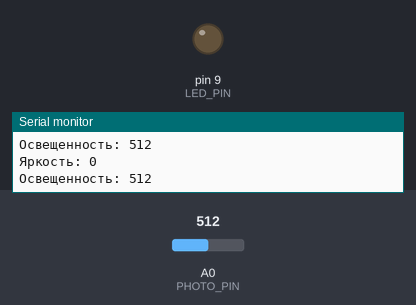
Recording of a sketch running on a simulated Arduino Uno, built with avr-gcc and run on an emulated ATmega328P. Parts: output pins drawn as LEDs (lit = HIGH), the last lines printed to the serial monitor. The test bench sets the inputs (shaded band); at power-on: A0 (PHOTO_PIN) = 512.

Above: at 1.2 s.
1.3 s: A0 (PHOTO_PIN) set to 491
At 1.45 s:
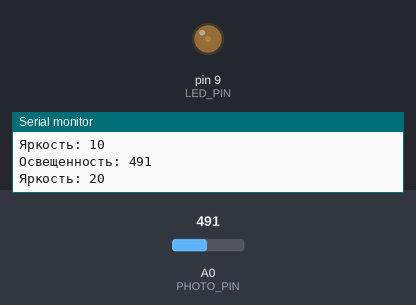
2.9 s: A0 (PHOTO_PIN) set to 306
At 4.6 s:
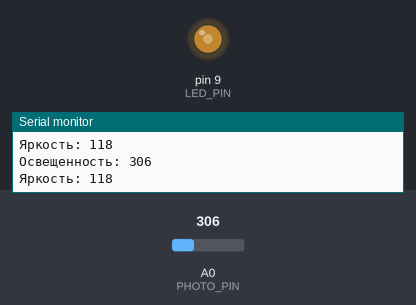
5.9 s: A0 (PHOTO_PIN) set to 20
At 7.0 s:
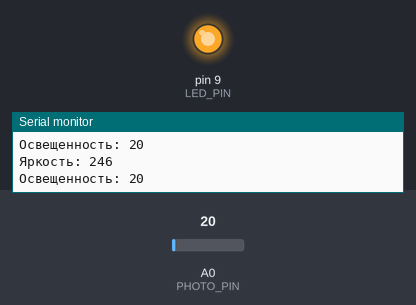
8.9 s: A0 (PHOTO_PIN) set to 122
At 9.09 s:
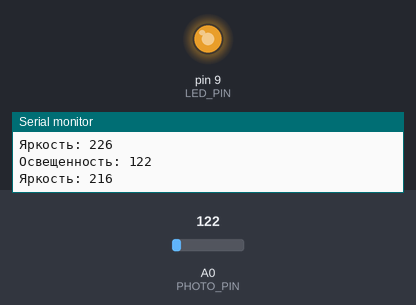
Timing chart, 0 to 11.9 s (numbered marks = the images above; inputs shaded):
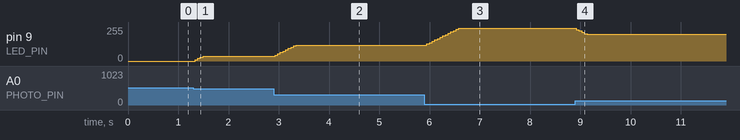

Measured:
- after the input at 1.3 s, pin 9 (LED_PIN): 0/255 → 35/255 at once
- after the input at 2.9 s, pin 9 (LED_PIN): moves from 35/255 to 118/255 over 0.43 s, starting at once
- after the input at 5.9 s, pin 9 (LED_PIN): moves from 118/255 to 246/255 over 0.64 s, starting after 0.05 s
- after the input at 8.9 s, pin 9 (LED_PIN): 246/255 → 201/255 at once

The sketch:

main.ino
```cpp
#define PHOTO_PIN A0
#define LED_PIN 9

int THRESHOLD = 500;
int MIN_BRIGHTNESS = 30;
int MAX_BRIGHTNESS = 255;
int TRANSITION_SPEED = 10;

int currentBrightness = 0;
int targetBrightness = 0;

void setup() {
  pinMode(LED_PIN, OUTPUT);
  Serial.begin(9600);
}

void loop() {
  int lightLevel = analogRead(PHOTO_PIN);

  Serial.print("Освещенность: ");
  Serial.println(lightLevel);

  if (lightLevel < THRESHOLD) {
    targetBrightness = map(lightLevel, 0, THRESHOLD, MAX_BRIGHTNESS, MIN_BRIGHTNESS);
  } else {
    targetBrightness = 0;
  }

  targetBrightness = constrain(targetBrightness, 0, MAX_BRIGHTNESS);

  if (currentBrightness < targetBrightness) {
    currentBrightness += TRANSITION_SPEED;
    if (currentBrightness > targetBrightness) {
      currentBrightness = targetBrightness;
    }
  } else if (currentBrightness > targetBrightness) {
    currentBrightness -= TRANSITION_SPEED;
    if (currentBrightness < targetBrightness) {
      currentBrightness = targetBrightness;
    }
  }

  analogWrite(LED_PIN, currentBrightness);

  Serial.print("Яркость: ");
  Serial.println(currentBrightness);

  delay(50);
}
```
